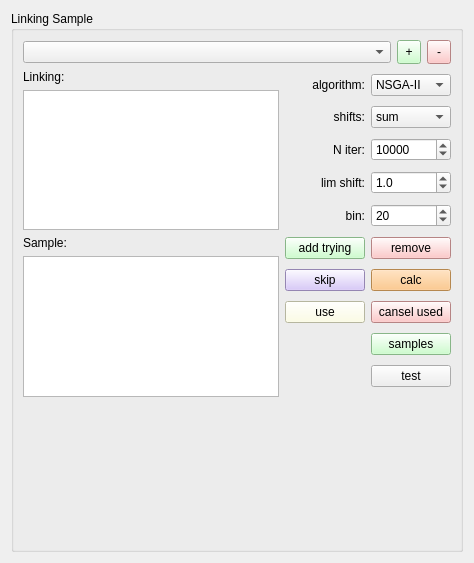
               <widget class="QWidget" name="tab_8">
                <attribute name="title">
                 <string>8</string>
                </attribute>
                <attribute name="toolTip">
                 <string>&lt;html&gt;&lt;head/&gt;&lt;body&gt;&lt;p&gt;Привязка образцов&lt;/p&gt;&lt;/body&gt;&lt;/html&gt;</string>
                </attribute>
                <layout class="QGridLayout" name="gridLayout_114">
                 <item row="0" column="0">
                  <widget class="QGroupBox" name="groupBox_5">
                   <property name="title">
                    <string>Linking Sample</string>
                   </property>
                   <layout class="QGridLayout" name="gridLayout_117" rowstretch="5,2">
                    <item row="1" column="0">
                     <spacer name="verticalSpacer_8">
                      <property name="orientation">
                       <enum>Qt::Vertical</enum>
                      </property>
                      <property name="sizeHint" stdset="0">
                       <size>
                        <width>20</width>
                        <height>40</height>
                       </size>
                      </property>
                     </spacer>
                    </item>
                    <item row="0" column="0">
                     <layout class="QGridLayout" name="gridLayout_116" rowstretch="0,0">
                      <item row="0" column="0">
                       <layout class="QGridLayout" name="gridLayout_111">
                        <item row="0" column="0">
                         <widget class="QComboBox" name="comboBox_linking"/>
                        </item>
                        <item row="0" column="1">
                         <widget class="QToolButton" name="toolButton_add_linking">
                          <property name="minimumSize">
                           <size>
                            <width>24</width>
                            <height>24</height>
                           </size>
                          </property>
                          <property name="styleSheet">
                           <string notr="true">background-color: rgb(191, 255, 191);</string>
                          </property>
                          <property name="text">
                           <string>+</string>
                          </property>
                         </widget>
                        </item>
                        <item row="0" column="2">
                         <widget class="QToolButton" name="toolButton_rem_linking">
                          <property name="minimumSize">
                           <size>
                            <width>24</width>
                            <height>24</height>
                           </size>
                          </property>
                          <property name="styleSheet">
                           <string notr="true">background-color: rgb(255, 185, 185);</string>
                          </property>
                          <property name="text">
                           <string>-</string>
                          </property>
                         </widget>
                        </item>
                       </layout>
                      </item>
                      <item row="1" column="0">
                       <layout class="QGridLayout" name="gridLayout_115" columnstretch="4,0">
                        <item row="0" column="1">
                         <layout class="QGridLayout" name="gridLayout_113">
                          <item row="2" column="0">
                           <widget class="QLabel" name="label_37">
                            <property name="text">
                             <string>N iter:</string>
                            </property>
                            <property name="alignment">
                             <set>Qt::AlignRight|Qt::AlignTrailing|Qt::AlignVCenter</set>
                            </property>
                           </widget>
                          </item>
                          <item row="8" column="1">
                           <widget class="QPushButton" name="pushButton_samples_linking">
                            <property name="styleSheet">
                             <string notr="true">background-color: rgb(191, 255, 191);</string>
                            </property>
                            <property name="text">
                             <string>samples</string>
                            </property>
                           </widget>
                          </item>
                          <item row="7" column="1">
                           <widget class="QPushButton" name="pushButton_cansel_used_linking">
                            <property name="styleSheet">
                             <string notr="true">background-color: rgb(255, 185, 185);</string>
                            </property>
                            <property name="text">
                             <string>cansel used</string>
                            </property>
                           </widget>
                          </item>
                          <item row="0" column="0">
                           <widget class="QLabel" name="label_35">
                            <property name="layoutDirection">
                             <enum>Qt::LeftToRight</enum>
                            </property>
                            <property name="autoFillBackground">
                             <bool>false</bool>
                            </property>
                            <property name="text">
                             <string>algorithm:</string>
                            </property>
                            <property name="alignment">
                             <set>Qt::AlignRight|Qt::AlignTrailing|Qt::AlignVCenter</set>
                            </property>
                           </widget>
                          </item>
                          <item row="6" column="1">
                           <widget class="QPushButton" name="pushButton_calc_linking">
                            <property name="styleSheet">
                             <string notr="true">background-color: rgb(255, 190, 111);</string>
                            </property>
                            <property name="text">
                             <string>calc</string>
                            </property>
                           </widget>
                          </item>
                          <item row="0" column="1">
                           <widget class="QComboBox" name="comboBox_opt_algorithm">
                            <item>
                             <property name="text">
                              <string>NSGA-II</string>
                             </property>
                            </item>
                            <item>
                             <property name="text">
                              <string>GDE-3</string>
                             </property>
                            </item>
                           </widget>
                          </item>
                          <item row="4" column="0">
                           <widget class="QLabel" name="label_39">
                            <property name="text">
                             <string>bin:</string>
                            </property>
                            <property name="alignment">
                             <set>Qt::AlignRight|Qt::AlignTrailing|Qt::AlignVCenter</set>
                            </property>
                           </widget>
                          </item>
                          <item row="5" column="0">
                           <widget class="QPushButton" name="pushButton_add_trying">
                            <property name="styleSheet">
                             <string notr="true">background-color: rgb(191, 255, 191);</string>
                            </property>
                            <property name="text">
                             <string>add trying</string>
                            </property>
                           </widget>
                          </item>
                          <item row="5" column="1">
                           <widget class="QPushButton" name="pushButton_remove_linking">
                            <property name="styleSheet">
                             <string notr="true">background-color: rgb(255, 185, 185);</string>
                            </property>
                            <property name="text">
                             <string>remove</string>
                            </property>
                           </widget>
                          </item>
                          <item row="1" column="1">
                           <widget class="QComboBox" name="comboBox_shift_method">
                            <item>
                             <property name="text">
                              <string>sum</string>
                             </property>
                            </item>
                            <item>
                             <property name="text">
                              <string>mean</string>
                             </property>
                            </item>
                            <item>
                             <property name="text">
                              <string>median</string>
                             </property>
                            </item>
                           </widget>
                          </item>
                          <item row="4" column="1">
                           <widget class="QSpinBox" name="spinBox_linking_bin">
                            <property name="minimum">
                             <number>2</number>
                            </property>
                            <property name="maximum">
                             <number>1000</number>
                            </property>
                            <property name="singleStep">
                             <number>5</number>
                            </property>
                            <property name="value">
                             <number>20</number>
                            </property>
                           </widget>
                          </item>
                          <item row="2" column="1">
                           <widget class="QSpinBox" name="spinBox_n_iter_linking">
                            <property name="minimum">
                             <number>100</number>
                            </property>
                            <property name="maximum">
                             <number>1000000</number>
                            </property>
                            <property name="singleStep">
                             <number>500</number>
                            </property>
                            <property name="value">
                             <number>10000</number>
                            </property>
                           </widget>
                          </item>
                          <item row="1" column="0">
                           <widget class="QLabel" name="label_36">
                            <property name="text">
                             <string>shifts:</string>
                            </property>
                            <property name="alignment">
                             <set>Qt::AlignRight|Qt::AlignTrailing|Qt::AlignVCenter</set>
                            </property>
                           </widget>
                          </item>
                          <item row="6" column="0">
                           <widget class="QPushButton" name="pushButton_skip_sample">
                            <property name="styleSheet">
                             <string notr="true">background-color: rgb(208, 188, 249);</string>
                            </property>
                            <property name="text">
                             <string>skip</string>
                            </property>
                           </widget>
                          </item>
                          <item row="3" column="0">
                           <widget class="QLabel" name="label_38">
                            <property name="text">
                             <string>lim shift:</string>
                            </property>
                            <property name="alignment">
                             <set>Qt::AlignRight|Qt::AlignTrailing|Qt::AlignVCenter</set>
                            </property>
                           </widget>
                          </item>
                          <item row="3" column="1">
                           <widget class="QDoubleSpinBox" name="doubleSpinBox_lim_shift">
                            <property name="decimals">
                             <number>1</number>
                            </property>
                            <property name="minimum">
                             <double>0.100000000000000</double>
                            </property>
                            <property name="maximum">
                             <double>20.000000000000000</double>
                            </property>
                            <property name="singleStep">
                             <double>0.100000000000000</double>
                            </property>
                            <property name="value">
                             <double>1.000000000000000</double>
                            </property>
                           </widget>
                          </item>
                          <item row="7" column="0">
                           <widget class="QPushButton" name="pushButton_use_linking">
                            <property name="styleSheet">
                             <string notr="true">background-color: rgb(255, 255, 222);</string>
                            </property>
                            <property name="text">
                             <string>use</string>
                            </property>
                           </widget>
                          </item>
                          <item row="9" column="1">
                           <widget class="QPushButton" name="pushButton_test_linking">
                            <property name="text">
                             <string>test</string>
                            </property>
                           </widget>
                          </item>
                         </layout>
                        </item>
                        <item row="0" column="0">
                         <layout class="QGridLayout" name="gridLayout_112">
                          <item row="0" column="0">
                           <layout class="QGridLayout" name="gridLayout_109">
                            <item row="0" column="0">
                             <widget class="QLabel" name="label_40">
                              <property name="text">
                               <string>Linking:</string>
                              </property>
                             </widget>
                            </item>
                            <item row="1" column="0">
                             <widget class="QListWidget" name="listWidget_trying"/>
                            </item>
                           </layout>
                          </item>
                          <item row="1" column="0">
                           <layout class="QGridLayout" name="gridLayout_110">
                            <item row="0" column="0">
                             <widget class="QLabel" name="label_41">
                              <property name="text">
                               <string>Sample:</string>
                              </property>
                             </widget>
                            </item>
                            <item row="1" column="0">
                             <widget class="QListWidget" name="listWidget_sample"/>
                            </item>
                           </layout>
                          </item>
                         </layout>
                        </item>
                       </layout>
                      </item>
                     </layout>
                    </item>
                   </layout>
                  </widget>
                 </item>
                </layout>
               </widget>
